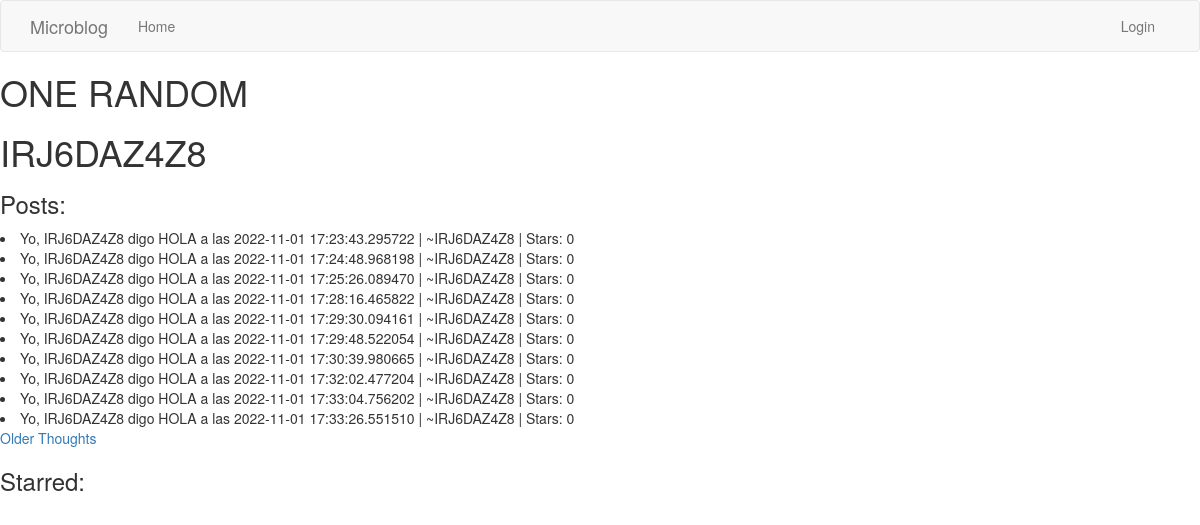
Screenshot of /user/IRJ6DAZ4Z8 with the database file from the repository.
### app/models.py (models this page shows, shortened)
class User(UserMixin, db.Model):
    id = db.Column(db.Integer, primary_key=True)
    username = db.Column(db.String(64), index=True, unique=True)
    email = db.Column(db.String(120), index=True, unique=True)
    password_hash = db.Column(db.String(128))
    posts = db.relationship('Post', backref='author', lazy='dynamic')
    starred_posts = db.relationship('Post', secondary=star, lazy='dynamic', backref=db.backref('users_starred', lazy=True))
    stars = db.Column(db.Integer, default=0)
    last_post = db.Column(db.DateTime, default = date.min)

class Post(db.Model):
    id = db.Column(db.Integer, primary_key=True)
    body = db.Column(db.String(140))
    timestamp = db.Column(db.DateTime, index=True, default=datetime.utcnow)
    user_id = db.Column(db.Integer, db.ForeignKey('user.id'))
    def stars(self):
        return len(self.users_starred)

### app/main/routes.py (the view)
@bp.route("/user/<username>")
def profile(username):
    posts_page = request.args.get('posts_page', 1, type=int)
    starred_page = request.args.get('starred_page', 1, type=int)
    user = User.query.filter_by(username=username).first_or_404()
    user_posts = user.posts.paginate(page=posts_page, per_page=current_app.config['POSTS_PER_PAGE'], error_out=False)
    starred_posts = user.starred_posts.paginate(page=starred_page, per_page=current_app.config['POSTS_PER_PAGE'], error_out=False)
    user_posts_next_url = url_for('main.profile', username=username, posts_page=user_posts.next_num, starred_page=starred_page) if user_posts.has_next else None
    user_posts_prev_url = url_for('main.profile', username=username, posts_page=user_posts.prev_num, starred_page=starred_page) if user_posts.has_prev else None
    starred_posts_next_url = url_for('main.profile', username=username, posts_page=posts_page, starred_page=starred_posts.next_num) if starred_posts.has_next else None
    starred_posts_prev_url = url_for('main.profile', username=username, posts_page=posts_page, starred_page=starred_posts.prev_num) if starred_posts.has_prev else None
    return render_template('profile.html', title="{}'s Profile".format(username),\
                                                                    user=user, \
                                                                    user_posts=user_posts.items, \
                                                                    starred_posts=starred_posts.items, \
                                                                    user_posts_next_url = user_posts_next_url, \
                                                                    user_posts_prev_url = user_posts_prev_url, \
                                                                    starred_posts_next_url = starred_posts_next_url, \
                                                                    starred_posts_prev_url = starred_posts_prev_url, \
                                                                    )

### app/templates/profile.html (shortened to what this page needs)
{% extends "base.html" %}
{% block content %}
    <h1>ONE RANDOM</h1>
    <h1>{{ user.username }}</h1>
    <h3>Posts:</h3>
    {% for post in user_posts %}
    <li>
        {{ post.body }} | ~{{ post.author.username }} | Stars: {{ post.stars() }}
    </li>
    {% endfor %}
    {% if user_posts_next_url %}
        <a href="{{ user_posts_next_url }}">Older Thoughts</a>
    {% endif %}
    <h3>Starred:</h3>
{% endblock %}

### app/templates/base.html (shortened to what this page needs)
{% extends 'bootstrap/base.html' %}
{% block navbar %}
    <nav class="navbar navbar-default">
        <div class="container">
            <div class="navbar-header">
                <a class="navbar-brand" href="{{ url_for('main.index') }}">Microblog</a>
            </div>
            <div class="collapse navbar-collapse" id="bs-example-navbar-collapse-1">
                <ul class="nav navbar-nav">
                    <li><a href="{{ url_for('main.index') }}">Home</a></li>
                </ul>
                <ul class="nav navbar-nav navbar-right">
                    {% if current_user.is_anonymous %}
                    <li><a href="{{ url_for('auth.login') }}">Login</a></li>
                    {% else %}
                    <li><a href="{{ url_for('main.profile', username=current_user.username) }}">Profile</a></li>
                    <li><a href="{{ url_for('auth.logout') }}">Logout</a></li>
                    {% endif %}
                </ul>
            </div>
        </div>
    </nav>
{% endblock %}

### rows the page displays
User: username "IRJ6DAZ4Z8"
Post: body "Yo, IRJ6DAZ4Z8 digo HOLA a las 2022-11-01 17:23:43.295722", author.username "IRJ6DAZ4Z8", stars "0"
Post: body "Yo, IRJ6DAZ4Z8 digo HOLA a las 2022-11-01 17:24:48.968198", author.username "IRJ6DAZ4Z8", stars "0"
Post: body "Yo, IRJ6DAZ4Z8 digo HOLA a las 2022-11-01 17:25:26.089470", author.username "IRJ6DAZ4Z8", stars "0"
Post: body "Yo, IRJ6DAZ4Z8 digo HOLA a las 2022-11-01 17:28:16.465822", author.username "IRJ6DAZ4Z8", stars "0"
Post: body "Yo, IRJ6DAZ4Z8 digo HOLA a las 2022-11-01 17:29:30.094161", author.username "IRJ6DAZ4Z8", stars "0"
Post: body "Yo, IRJ6DAZ4Z8 digo HOLA a las 2022-11-01 17:29:48.522054", author.username "IRJ6DAZ4Z8", stars "0"
Post: body "Yo, IRJ6DAZ4Z8 digo HOLA a las 2022-11-01 17:30:39.980665", author.username "IRJ6DAZ4Z8", stars "0"
Post: body "Yo, IRJ6DAZ4Z8 digo HOLA a las 2022-11-01 17:32:02.477204", author.username "IRJ6DAZ4Z8", stars "0"
Post: body "Yo, IRJ6DAZ4Z8 digo HOLA a las 2022-11-01 17:33:04.756202", author.username "IRJ6DAZ4Z8", stars "0"
Post: body "Yo, IRJ6DAZ4Z8 digo HOLA a las 2022-11-01 17:33:26.551510", author.username "IRJ6DAZ4Z8", stars "0"
